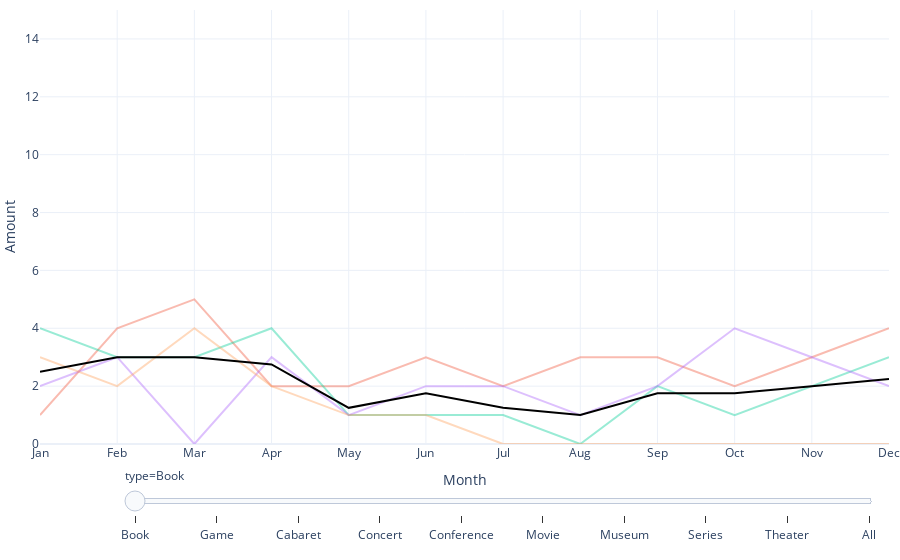

Write notebook code for a chart like this one.
### Markdown cell above
## How much?

### Code cell
import plotly.express as px
import numpy as np

df2 = df.copy()
df2 = df2.groupby(['type', 'date']).size().rename_axis(['type', 'date']).reset_index(name='counts')
df2[['year','month']] = df2['date'].str.split('-',expand=True)
df2 = df2.drop(columns=['date'])
types = []; counts = []; years = []; months = []
for year in range(min(df2['year'].astype(int)), max(df2['year'].astype(int)) + 1):
    for month in range(1, 13):
        actualmonth = '0' * (2 - len(str(month))) + str(month)
        for type in df2['type'].unique():
            if not ((df2['year'] == str(year)) & (df2['month'] == actualmonth) & (df2['type'] == type)).any():
                types.append(type); counts.append(0); years.append(str(year)); months.append(actualmonth)
for year in range(min(df2['year'].astype(int)), max(df2['year'].astype(int)) + 1):
    for month in range(1, 13):
        actualmonth = '0' * (2 - len(str(month))) + str(month)
        types.append("All"); counts.append(df2[(df2['year'] == str(year)) & (df2['month'] == actualmonth)]['counts'].sum()); years.append(str(year)); months.append(actualmonth)
added_rows = pd.DataFrame({'type':types, 'counts':counts, 'year':years, 'month':months})
df2 = pd.concat([df2, added_rows], ignore_index=True)
types = []; counts = []; years = []; months = []
for month in range(1, 13):
    actualmonth = '0' * (2 - len(str(month))) + str(month)
    for type in df2['type'].unique():
        count = sum(df2[(df2['type'] == type) & (df2['month'] == actualmonth)]['counts']) / len(df2['year'].unique())
        count = count if not np.isnan(count) else 0
        types.append(type); counts.append(count); years.append("Mean"); months.append(actualmonth)
added_rows = pd.DataFrame({'type':types, 'counts':counts, 'year':years, 'month':months})
df2 = pd.concat([df2, added_rows], ignore_index=True)
df2 = df2.sort_values(by=['year', 'month'])
fig = px.line(df2, x='month', y='counts', color='year', animation_frame='type',
              color_discrete_map={"Mean": 'black'}, custom_data=['year'], template='plotly_white',
              labels={
                     "month": "Month",
                     "counts": "Amount",
                     "year": "Year"
                 },
                 hover_data={
                            'type':False,
                            'month':False,
                            'counts':False
                        })
fig.update_layout(margin={'t':10,'l':0,'b':0,'r':0}, yaxis_range=[0,15], xaxis_range=[0,11],
                  xaxis = dict(
                    tickmode = 'array',
                    tickvals = ['01', '02', '03', '04', '05', '06', '07', '08', '09', '10', '11', '12'],
                    ticktext = ['Jan', 'Feb', 'Mar', 'Apr', 'May', 'Jun', 'Jul', 'Aug', 'Sep', 'Oct', 'Nov', 'Dec']
                ), showlegend=False)
fig.update_traces(opacity=.4)
fig.update_traces(selector=dict(line_color="black"), opacity=1)
fig.update_traces(hovertemplate='%{customdata[0]}<extra></extra>')
fig['layout']['sliders'][0]['pad']=dict(r= 10, t= 20, b=20)
fig["layout"].pop("updatemenus")
fig.show()

### Figure 1 — Plotly figure (JSON) as saved in the notebook; plotly's stock layout.template omitted (floating-point values rounded to 4 significant figures)
{"data": [{"customdata": [["2021", "Book"], ["2021", "Book"], ["2021", "Book"], ["2021", "Book"], ["2021", "Book"], ["2021", "Book"], ["2021", "Book"], ["2021", "Book"], ["2021", "Book"], ["2021", "Book"], ["2021", "Book"], ["2021", "Book"]], "hovertemplate": "%{customdata[0]}<extra></extra>", "legendgroup": "2021", "line": {"color": "#EF553B", "dash": "solid"}, "marker": {"symbol": "circle"}, "mode": "lines", "name": "2021", "opacity": 0.4, "orientation": "v", "showlegend": true, "type": "scatter", "x": ["01", "02", "03", "04", "05", "06", "07", "08", "09", "10", "11", "12"], "xaxis": "x", "y": [1, 4, 5, 2, 2, 3, 2, 3, 3, 2, 3, 4], "yaxis": "y"}, {"customdata": [["2022", "Book"], ["2022", "Book"], ["2022", "Book"], ["2022", "Book"], ["2022", "Book"], ["2022", "Book"], ["2022", "Book"], ["2022", "Book"], ["2022", "Book"], ["2022", "Book"], ["2022", "Book"], ["2022", "Book"]], "hovertemplate": "%{customdata[0]}<extra></extra>", "legendgroup": "2022", "line": {"color": "#00cc96", "dash": "solid"}, "marker": {"symbol": "circle"}, "mode": "lines", "name": "2022", "opacity": 0.4, "orientation": "v", "showlegend": true, "type": "scatter", "x": ["01", "02", "03", "04", "05", "06", "07", "08", "09", "10", "11", "12"], "xaxis": "x", "y": [4, 3, 3, 4, 1, 1, 1, 0, 2, 1, 2, 3], "yaxis": "y"}, {"customdata": [["2023", "Book"], ["2023", "Book"], ["2023", "Book"], ["2023", "Book"], ["2023", "Book"], ["2023", "Book"], ["2023", "Book"], ["2023", "Book"], ["2023", "Book"], ["2023", "Book"], ["2023", "Book"], ["2023", "Book"]], "hovertemplate": "%{customdata[0]}<extra></extra>", "legendgroup": "2023", "line": {"color": "#ab63fa", "dash": "solid"}, "marker": {"symbol": "circle"}, "mode": "lines", "name": "2023", "opacity": 0.4, "orientation": "v", "showlegend": true, "type": "scatter", "x": ["01", "02", "03", "04", "05", "06", "07", "08", "09", "10", "11", "12"], "xaxis": "x", "y": [2, 3, 0, 3, 1, 2, 2, 1, 2, 4, 3, 2], "yaxis": "y"}, {"customdata": [["2024", "Book"], ["2024", "Book"], ["2024", "Book"], ["2024", "Book"], ["2024", "Book"], ["2024", "Book"], ["2024", "Book"], ["2024", "Book"], ["2024", "Book"], ["2024", "Book"], ["2024", "Book"], ["2024", "Book"]], "hovertemplate": "%{customdata[0]}<extra></extra>", "legendgroup": "2024", "line": {"color": "#FFA15A", "dash": "solid"}, "marker": {"symbol": "circle"}, "mode": "lines", "name": "2024", "opacity": 0.4, "orientation": "v", "showlegend": true, "type": "scatter", "x": ["01", "02", "03", "04", "05", "06", "07", "08", "09", "10", "11", "12"], "xaxis": "x", "y": [3, 2, 4, 2, 1, 1, 0, 0, 0, 0, 0, 0], "yaxis": "y"}, {"customdata": [["Mean", "Book"], ["Mean", "Book"], ["Mean", "Book"], ["Mean", "Book"], ["Mean", "Book"], ["Mean", "Book"], ["Mean", "Book"], ["Mean", "Book"], ["Mean", "Book"], ["Mean", "Book"], ["Mean", "Book"], ["Mean", "Book"]], "hovertemplate": "%{customdata[0]}<extra></extra>", "legendgroup": "Mean", "line": {"color": "black", "dash": "solid"}, "marker": {"symbol": "circle"}, "mode": "lines", "name": "Mean", "opacity": 1, "orientation": "v", "showlegend": true, "type": "scatter", "x": ["01", "02", "03", "04", "05", "06", "07", "08", "09", "10", "11", "12"], "xaxis": "x", "y": [2.5, 3, 3, 2.75, 1.25, 1.75, 1.25, 1, 1.75, 1.75, 2, 2.25], "yaxis": "y"}], "layout": {"legend": {"title": {"text": "Year"}, "tracegroupgap": 0}, "margin": {"b": 0, "l": 0, "r": 0, "t": 10}, "showlegend": false, "sliders": [{"active": 0, "currentvalue": {"prefix": "type="}, "len": 0.9, "pad": {"b": 20, "r": 10, "t": 20}, "steps": [{"args": [["Book"], {"frame": {"duration": 0, "redraw": false}, "fromcurrent": true, "mode": "immediate", "transition": {"duration": 0, "easing": "linear"}}], "label": "Book", "method": "animate"}, {"args": [["Game"], {"frame": {"duration": 0, "redraw": false}, "fromcurrent": true, "mode": "immediate", "transition": {"duration": 0, "easing": "linear"}}], "label": "Game", "method": "animate"}, {"args": [["Cabaret"], {"frame": {"duration": 0, "redraw": false}, "fromcurrent": true, "mode": "immediate", "transition": {"duration": 0, "easing": "linear"}}], "label": "Cabaret", "method": "animate"}, {"args": [["Concert"], {"frame": {"duration": 0, "redraw": false}, "fromcurrent": true, "mode": "immediate", "transition": {"duration": 0, "easing": "linear"}}], "label": "Concert", "method": "animate"}, {"args": [["Conference"], {"frame": {"duration": 0, "redraw": false}, "fromcurrent": true, "mode": "immediate", "transition": {"duration": 0, "easing": "linear"}}], "label": "Conference", "method": "animate"}, {"args": [["Movie"], {"frame": {"duration": 0, "redraw": false}, "fromcurrent": true, "mode": "immediate", "transition": {"duration": 0, "easing": "linear"}}], "label": "Movie", "method": "animate"}, {"args": [["Museum"], {"frame": {"duration": 0, "redraw": false}, "fromcurrent": true, "mode": "immediate", "transition": {"duration": 0, "easing": "linear"}}], "label": "Museum", "method": "animate"}, {"args": [["Series"], {"frame": {"duration": 0, "redraw": false}, "fromcurrent": true, "mode": "immediate", "transition": {"duration": 0, "easing": "linear"}}], "label": "Series", "method": "animate"}, {"args": [["Theater"], {"frame": {"duration": 0, "redraw": false}, "fromcurrent": true, "mode": "immediate", "transition": {"duration": 0, "easing": "linear"}}], "label": "Theater", "method": "animate"}, {"args": [["All"], {"frame": {"duration": 0, "redraw": false}, "fromcurrent": true, "mode": "immediate", "transition": {"duration": 0, "easing": "linear"}}], "label": "All", "method": "animate"}], "x": 0.1, "xanchor": "left", "y": 0, "yanchor": "top"}], "xaxis": {"anchor": "y", "domain": [0, 1], "range": [0, 11], "tickmode": "array", "ticktext": ["Jan", "Feb", "Mar", "Apr", "May", "Jun", "Jul", "Aug", "Sep", "Oct", "Nov", "Dec"], "tickvals": ["01", "02", "03", "04", "05", "06", "07", "08", "09", "10", "11", "12"], "title": {"text": "Month"}}, "yaxis": {"anchor": "x", "domain": [0, 1], "range": [0, 15], "title": {"text": "Amount"}}}}
